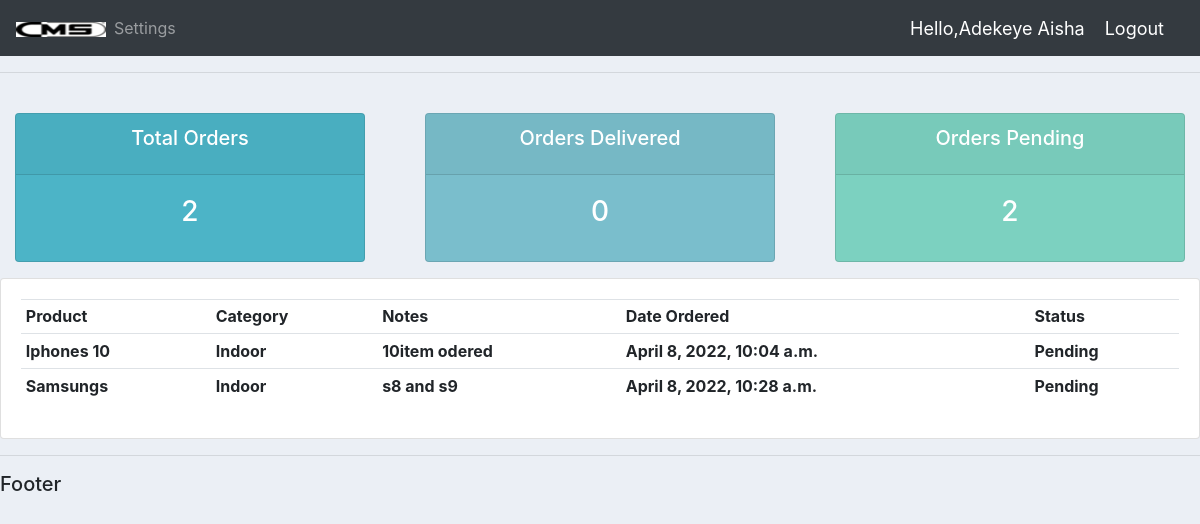
The app's page /user/ (signed in) with its own data.
### accounts/models.py (models this page shows, shortened)
class CustomUser(AbstractUser):
    USER_TYPE=((1,'Admin'),(2,'cms'))
    username=None #use email instead of username
    email=models.EmailField(unique=True)
    user_type=models.CharField(default=2,choices=USER_TYPE,max_length=1)
    created_at=models.DateTimeField(auto_now_add=True)
    updated_at=models.DateTimeField(auto_now_add=True)
    USERNAME_FIELD ='email'
    REQUIRED_FIELDS = []
    objects=CustomUserManager()

class Order(models.Model):
    STATUS=(
        ('Delivered','Delivered'),
        ('Pending','Pending'),
        ('Out for Delivery','Out for Delivery')
    )
    customer=models.ForeignKey(Customer,on_delete=models.CASCADE)
    product=models.ForeignKey(Product,on_delete=models.CASCADE)
    note=models.CharField(max_length=200,null=True)
    date_created=models.DateTimeField(auto_now_add=True,null=True)
    status=models.CharField(max_length=100,null=True,choices=STATUS)

class Product(models.Model):
    CATEGORY=(
        ('Indoor','Indoor'),
        ('Outdoor','Outdoor')
    )
    name=models.CharField(max_length=100,null=True)
    price=models.FloatField()
    category=models.CharField(max_length=255,null=True,choices=CATEGORY)
    description=models.CharField(max_length=255,null=True,blank=True)
    tags=models.ManyToManyField(Tag)
    date_created=models.DateTimeField(auto_now_add=True,null=True)
    def __str__(self):
        return self.name

### user/views.py (the view)
# urls.py: path('user/',views.cms,name='cms'),
@login_required(login_url='login')
def cms(request):
    try:
        order=request.user.customer.order_set.all()
        total_order=order.count()
        orders_deliver=order.filter(status='Delivered').count()
        orders_pending=order.filter(status='Pending').count()
    except:
        order={}
        total_order=''
        orders_deliver=''
        orders_pending=''
    context={
        'order':order,
        'total_order':total_order,
        'orders_deliver':orders_deliver,
        'orders_pending':orders_pending
    }
    return render(request,"cms.html",context)

### user/template/cms.html
{% extends 'main.html' %}
{% block content %}
{% include 'status.html' %}
                <div class='row'>
                    <div class ='col-md'>
                        <div class='card card-body'>
                            <table class='table table-sm'>
                                <tr>
                                    <th>Product</th>
                                    <th>Category</th>
                                    <th>Notes</th>
                                    <th>Date Ordered</th>
                                    <th>Status</th>
                                </tr>
                                    {% for user_order in order %}
                                <tr>
                                    <th>{{user_order.product}}</th>
                                    <th>{{user_order.product.category}}</th>
                                    <th>{{user_order.note}}
                                    <th>{{user_order.date_created}}</th>
                                    <th>{{user_order.status}}</th>
                                    {% endfor %}
                                </tr>
                            </table>
                        </div>
                    </div>
                </div>
{% endblock content %}

### accounts/template/main.html (shortened to what this page needs)
{% load static %}
<!DOCTYPE html>
<html>
    <head>
        <link rel="stylesheet" href="https://stackpath.bootstrapcdn.com/bootstrap/4.3.1/css/bootstrap.min.css">
       <link rel="stylesheet" type="text/css" href="{% static '/css/main.css' %}">
    </head>
    <body>
    {% include 'navbar.html' %}
    <hr>
     {% block content %}
    {% endblock content %}
    <hr>
    <h5>Footer</h5>
    </body>
</html>

### accounts/template/navbar.html (shortened to what this page needs)
{% load static %}
<nav class="navbar navbar-expand-lg navbar-dark bg-dark">
  <a href="{% url 'dashboard' %}"><img src="{% static 'images/logo.png' %}"></a>
  <div class="collapse navbar-collapse" id="navbarNav">
  <ul class='navbar-nav'>
      {% if request.user.user_type == '2' %}
      <li class='nav-item'>
        <a class="nav-link" href="{% url 'account' %}">Settings</a>
        </li>
        {% endif %}
        </ul>
  </div>
  <span class="hello-msg">Hello,{{request.user.first_name}} {{request.user.last_name}} </span>
  <span><a class="hello-msg" href="{% url 'logout' %}">Logout</a>
</nav>

### user/template/status.html
<br>
<div class="row">
    <div class="col">
        <div class="col-md">
            <div class="card text-center text-white mb-3" id="total-orders">
                <div class="card-header">
                    <h5 class="card-title">Total Orders</h5>
                </div>
                    <div class='card-body'>
                        <h3 class='card-title'>{{ total_order }}</h3>
                    </div>
            </div>
        </div>
    </div>
<div class="col">
        <div class="col-md">
            <div class="card text-center text-white mb-3" id="orders-delivered">
                <div class="card-header">
                    <h5 class="card-title">Orders Delivered</h5>
                </div>
                    <div class='card-body'>
                        <h3 class='card-title'>{{ orders_deliver }}</h3>
                    </div>
            </div>
        </div>
    </div>
<div class="col">
        <div class="col-md">
            <div class="card text-center text-white mb-3" id="orders-pending">
                <div class="card-header">
                    <h5 class="card-title">Orders Pending</h5>
                </div>
                    <div class='card-body'>
                        <h3 class='card-title'>{{ orders_pending }}</h3>
                    </div>
            </div>
        </div>
    </div>
</div>

### static/css/main.css (style rules this page uses)
body { background-color:#ebeff5; }
#total-orders { background-color:#4cb4c7; }
#orders-delivered { background-color:#7abecc; }
#orders-pending { background-color:#7CD1C0; }

### accounts/template/navbar.html (style rules this page uses)
.hello-msg { font-size:18px; color:white; margin-right:20px; }

### records on screen
CustomUser: user.first_name "Adekeye", user.last_name "Aisha"
Order: product "Iphones 10", product.category "Indoor", note "10item odered", date_created "April 8, 2022, 10:04 a.m.", status "Pending"
Order: product "Samsungs", product.category "Indoor", note "s8 and s9", date_created "April 8, 2022, 10:28 a.m.", status "Pending"

### other values on screen
{{ total_order }} "2"
{{ orders_deliver }} "0"
{{ orders_pending }} "2"
